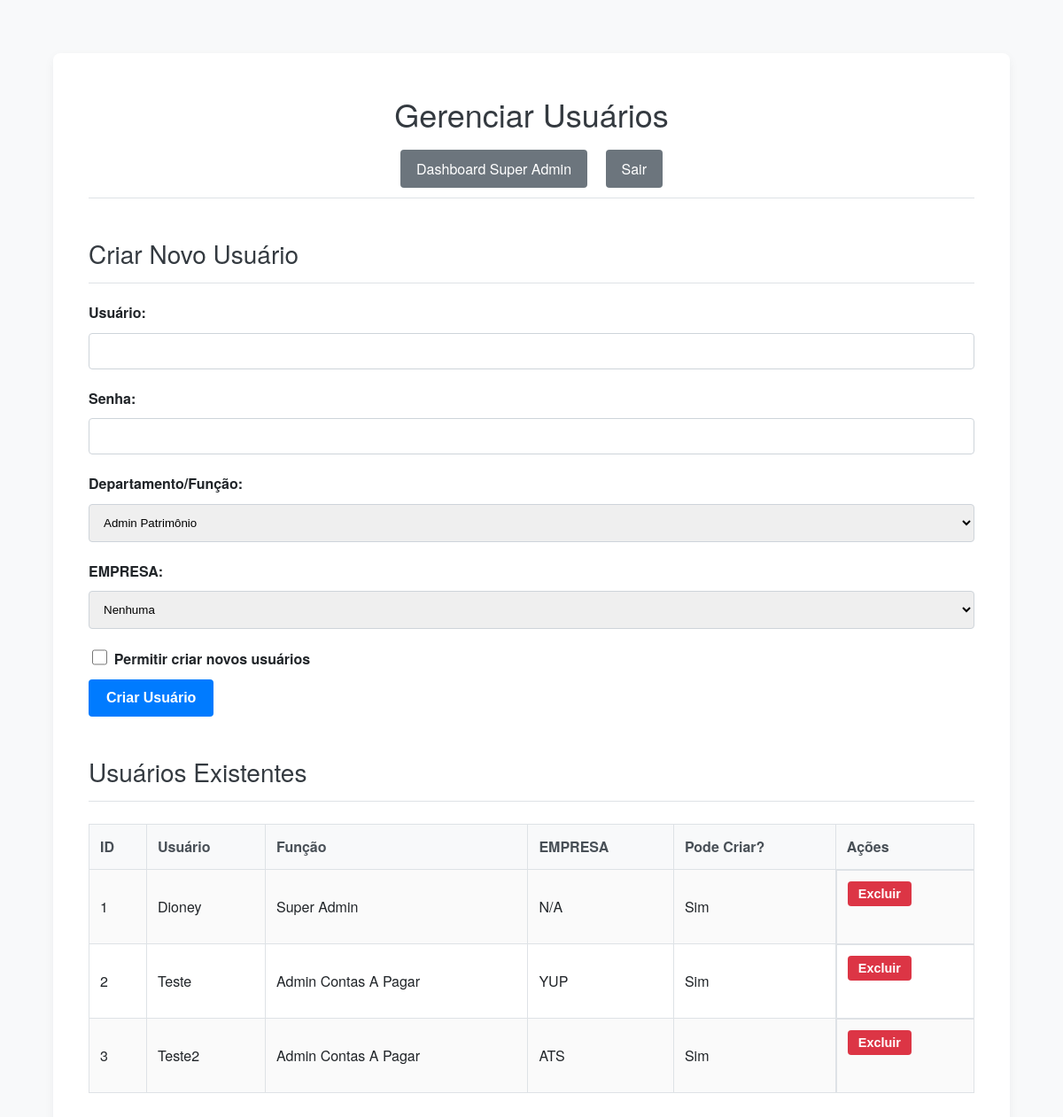
Before: /super_admin/users (signed in) with the older database file.
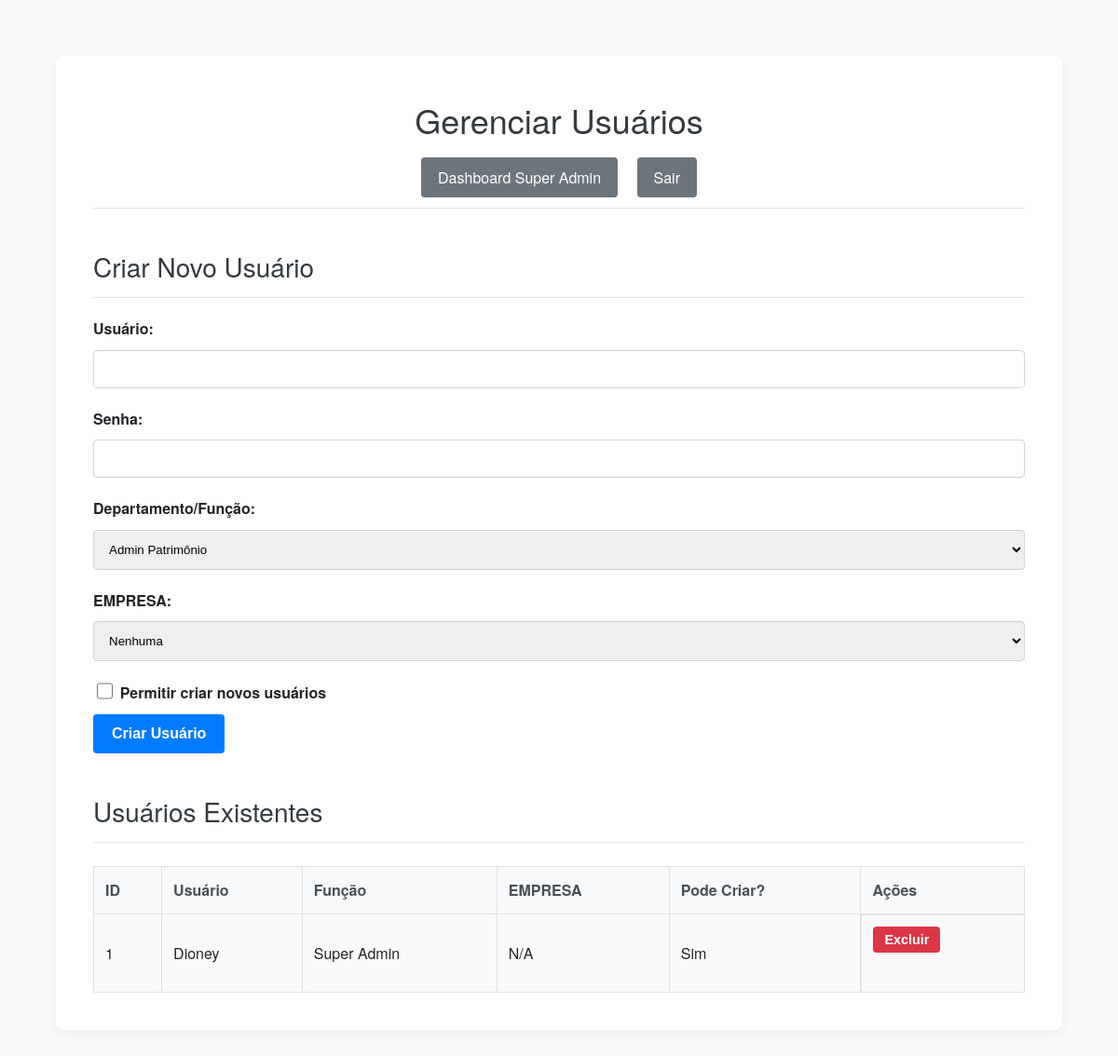
After: the same page with the newer database file.
### tables this page shows
CREATE TABLE users (
            id INTEGER PRIMARY KEY AUTOINCREMENT,
            username TEXT UNIQUE NOT NULL,
            password TEXT NOT NULL,
            role TEXT NOT NULL DEFAULT 'admin_patrimonio',
            can_add_users INTEGER NOT NULL DEFAULT 0,
            store_id INTEGER,
            FOREIGN KEY (store_id) REFERENCES stores(id)
        );

CREATE TABLE stores (
            id INTEGER PRIMARY KEY AUTOINCREMENT,
            name TEXT UNIQUE NOT NULL
        );

### app.py (the view, shortened to what this page needs)
@app.route('/super_admin/users', methods=['GET', 'POST'])
@login_required
@role_required(['super_admin'])
def user_management():
    db = get_db()
    users = db.execute("SELECT u.id, u.username, u.role, u.can_add_users, s.name as store_name FROM users u LEFT JOIN stores s ON u.store_id = s.id ORDER BY u.username").fetchall()
    stores = db.execute("SELECT id, name FROM stores ORDER BY name").fetchall()
    return render_template('super_admin/user_management.html', users=users, stores=stores)

### app.py (called while the page is built)
def login_required(f):
    @wraps(f)
    def decorated_function(*args, **kwargs):
        if 'logged_in' not in session:
            flash('Você precisa fazer login para acessar esta página.', 'danger')
            return redirect(url_for('admin_login'))
        return f(*args, **kwargs)
    return decorated_function

def role_required(allowed_roles):
    def decorator(f):
        @wraps(f)
        def decorated_function(*args, **kwargs):
            if 'logged_in' not in session or 'role' not in session:
                flash('Você precisa fazer login para acessar esta página.', 'danger')
                return redirect(url_for('admin_login'))
            if session['role'] not in allowed_roles:
                flash('Você não tem permissão para acessar esta página.', 'danger')
                if session.get('role') == 'super_admin':
                    return redirect(url_for('super_admin_dashboard'))
                return redirect(url_for('index'))
            return f(*args, **kwargs)
        return decorated_function
    return decorator

### templates/super_admin/user_management.html (shortened to what this page needs)
<!DOCTYPE html>
<html lang="pt-br">
<head>
    <link rel="stylesheet" href="{{ url_for('static', filename='css/style.css') }}">
</head>
<body>
    <div class="container">
        <h1>Gerenciar Usuários</h1>
        <div class="admin-nav">
            <a href="{{ url_for('super_admin_dashboard') }}">Dashboard Super Admin</a>
            <a href="{{ url_for('admin_logout') }}">Sair</a>
        </div>
        <h2>Criar Novo Usuário</h2>
        <form action="{{ url_for('user_management') }}" method="POST">
            <label for="username">Usuário:</label>
            <input type="text" id="username" name="username" required>
            <label for="password">Senha:</label>
            <input type="password" id="password" name="password" required>
            <label for="role">Departamento/Função:</label>
            <select id="role" name="role" required>
                <option value="admin_patrimonio">Admin Patrimônio</option>
            </select>
            <label for="store_id">EMPRESA:</label>
            <select id="store_id" name="store_id">
                <option value="">Nenhuma</option>
            </select>
            <label>
                <input type="checkbox" name="can_add_users">
                Permitir criar novos usuários
            </label>
            <button type="submit">Criar Usuário</button>
        </form>
        <h2>Usuários Existentes</h2>
        {% if users %}
            <table>
                <thead>
                    <tr>
                        <th>ID</th>
                        <th>Usuário</th>
                        <th>Função</th>
                        <th>EMPRESA</th>
                        <th>Pode Criar?</th>
                        <th>Ações</th>
                    </tr>
                </thead>
                <tbody>
                    {% for user in users %}
                        <tr>
                            <td>{{ user.id }}</td>
                            <td>{{ user.username }}</td>
                            <td>{{ user.role | replace('_', ' ') | title }}</td>
                            <td>{{ user.store_name or 'N/A' }}</td>
                            <td>{{ 'Sim' if user.can_add_users else 'Não' }}</td>
                            <td class="actions">
                                <form action="{{ url_for('delete_user', user_id=user.id) }}" method="POST" style="display:inline;">
                                    <button type="submit" class="delete" onclick="return confirm('Tem certeza que deseja excluir o usuário {{ user.username }}?');">Excluir</button>
                                </form>
                            </td>
                        </tr>
                    {% endfor %}
                </tbody>
            </table>
        {% else %}
            <p>Nenhum usuário cadastrado ainda.</p>
        {% endif %}
    </div>
</body>
</html>

Changed rows visible on the page:
removed users: id "2", username "Teste", role "Admin Contas A Pagar", name "YUP", can_add_users "Sim"
removed users: id "3", username "Teste2", role "Admin Contas A Pagar", name "ATS", can_add_users "Sim"
